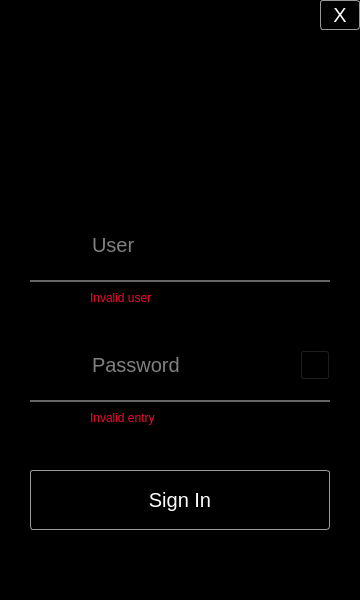
<?xml version="1.0" encoding="UTF-8"?>
<ui version="4.0">
 <class>Dialog</class>
 <widget class="QDialog" name="Dialog">
  <property name="geometry">
   <rect>
    <x>0</x>
    <y>0</y>
    <width>360</width>
    <height>600</height>
   </rect>
  </property>
  <property name="windowTitle">
   <string>Login</string>
  </property>
  <property name="styleSheet">
   <string notr="true">background-color: #000000;</string>
  </property>
  <widget class="QLineEdit" name="le_user">
   <property name="geometry">
    <rect>
     <x>90</x>
     <y>220</y>
     <width>240</width>
     <height>50</height>
    </rect>
   </property>
   <property name="styleSheet">
    <string notr="true">font: 20px;
color: #ffffff;
border: none;</string>
   </property>
   <property name="maxLength">
    <number>32</number>
   </property>
   <property name="placeholderText">
    <string>User</string>
   </property>
  </widget>
  <widget class="QLineEdit" name="le_pw">
   <property name="geometry">
    <rect>
     <x>90</x>
     <y>340</y>
     <width>240</width>
     <height>50</height>
    </rect>
   </property>
   <property name="styleSheet">
    <string notr="true">font: 20px;
color: #ffffff;
border: none;</string>
   </property>
   <property name="maxLength">
    <number>32</number>
   </property>
   <property name="echoMode">
    <enum>QLineEdit::Password</enum>
   </property>
   <property name="placeholderText">
    <string>Password</string>
   </property>
  </widget>
  <widget class="QPushButton" name="pb_submit">
   <property name="geometry">
    <rect>
     <x>30</x>
     <y>470</y>
     <width>300</width>
     <height>60</height>
    </rect>
   </property>
   <property name="styleSheet">
    <string notr="true">font: 20px;
border: 1px solid #999999;
color: #ffffff;
border-radius: 3px;</string>
   </property>
   <property name="text">
    <string>Sign In</string>
   </property>
  </widget>
  <widget class="QLabel" name="label_user">
   <property name="geometry">
    <rect>
     <x>30</x>
     <y>220</y>
     <width>50</width>
     <height>50</height>
    </rect>
   </property>
   <property name="text">
    <string/>
   </property>
   <property name="scaledContents">
    <bool>true</bool>
   </property>
  </widget>
  <widget class="Line" name="line">
   <property name="geometry">
    <rect>
     <x>30</x>
     <y>280</y>
     <width>300</width>
     <height>2</height>
    </rect>
   </property>
   <property name="styleSheet">
    <string notr="true">border: 5px solid #666666;</string>
   </property>
   <property name="lineWidth">
    <number>0</number>
   </property>
   <property name="orientation">
    <enum>Qt::Horizontal</enum>
   </property>
  </widget>
  <widget class="Line" name="line_2">
   <property name="geometry">
    <rect>
     <x>30</x>
     <y>400</y>
     <width>300</width>
     <height>2</height>
    </rect>
   </property>
   <property name="styleSheet">
    <string notr="true">border: 5px solid #666666;</string>
   </property>
   <property name="lineWidth">
    <number>0</number>
   </property>
   <property name="orientation">
    <enum>Qt::Horizontal</enum>
   </property>
  </widget>
  <widget class="QLabel" name="label_pw">
   <property name="geometry">
    <rect>
     <x>30</x>
     <y>340</y>
     <width>50</width>
     <height>50</height>
    </rect>
   </property>
   <property name="text">
    <string/>
   </property>
   <property name="scaledContents">
    <bool>true</bool>
   </property>
  </widget>
  <widget class="QLabel" name="label_logo">
   <property name="geometry">
    <rect>
     <x>120</x>
     <y>60</y>
     <width>120</width>
     <height>120</height>
    </rect>
   </property>
   <property name="text">
    <string>TextLabel</string>
   </property>
   <property name="scaledContents">
    <bool>true</bool>
   </property>
  </widget>
  <widget class="QPushButton" name="pb_close">
   <property name="geometry">
    <rect>
     <x>320</x>
     <y>0</y>
     <width>40</width>
     <height>30</height>
    </rect>
   </property>
   <property name="styleSheet">
    <string notr="true">border: 1px solid #999999;
font: 20px;
color: #ffffff;
border-radius: 3px;</string>
   </property>
   <property name="text">
    <string>X</string>
   </property>
  </widget>
  <widget class="QPushButton" name="pb_eyes">
   <property name="geometry">
    <rect>
     <x>300</x>
     <y>350</y>
     <width>30</width>
     <height>30</height>
    </rect>
   </property>
   <property name="styleSheet">
    <string notr="true">color: white;</string>
   </property>
   <property name="text">
    <string/>
   </property>
  </widget>
  <widget class="QLabel" name="label_invalid_user">
   <property name="enabled">
    <bool>true</bool>
   </property>
   <property name="geometry">
    <rect>
     <x>90</x>
     <y>290</y>
     <width>240</width>
     <height>16</height>
    </rect>
   </property>
   <property name="styleSheet">
    <string notr="true">font: 12px;
color: #f50537;</string>
   </property>
   <property name="text">
    <string>Invalid user</string>
   </property>
  </widget>
  <widget class="QLabel" name="label_invalid_pw">
   <property name="geometry">
    <rect>
     <x>90</x>
     <y>410</y>
     <width>240</width>
     <height>16</height>
    </rect>
   </property>
   <property name="styleSheet">
    <string notr="true">font: 12px;
color: #f50537;</string>
   </property>
   <property name="text">
    <string>Invalid entry</string>
   </property>
  </widget>
 </widget>
 <resources/>
 <connections/>
</ui>
